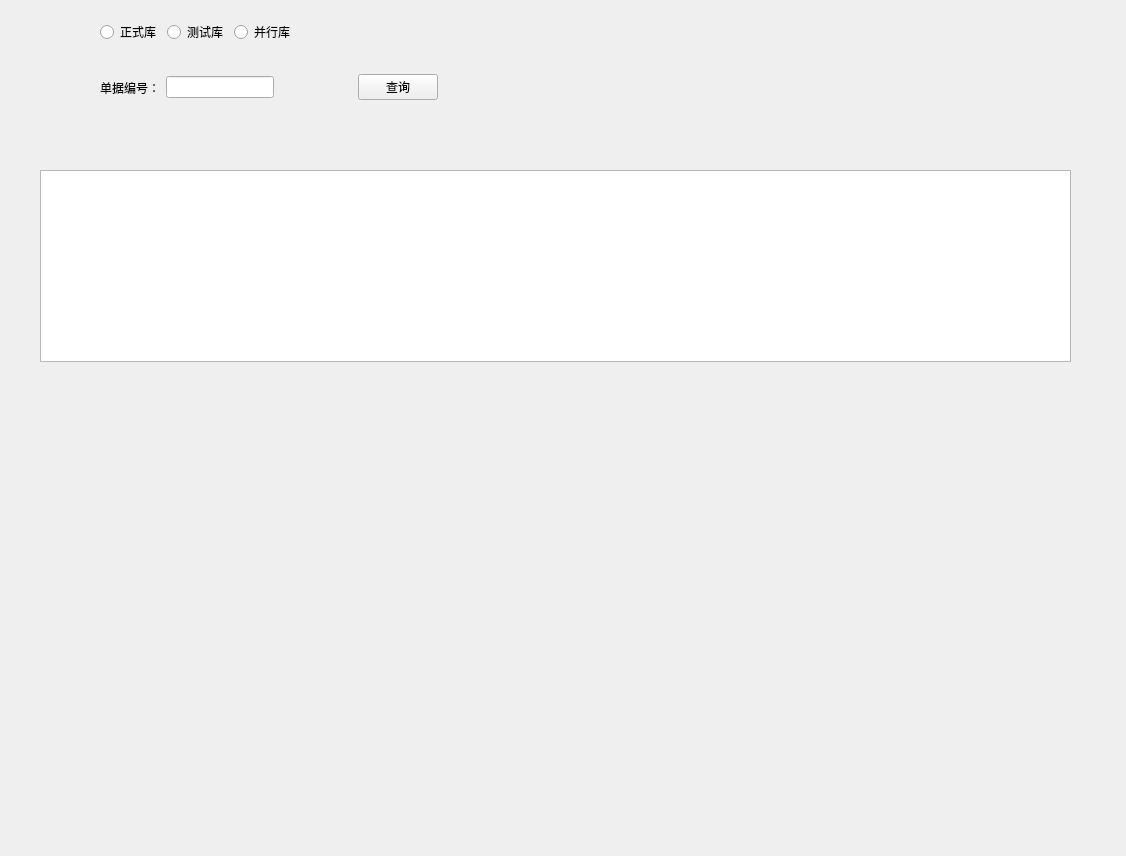
<?xml version="1.0" encoding="UTF-8"?>
<ui version="4.0">
 <class>Form</class>
 <widget class="QWidget" name="Form">
  <property name="geometry">
   <rect>
    <x>0</x>
    <y>0</y>
    <width>1126</width>
    <height>856</height>
   </rect>
  </property>
  <property name="windowTitle">
   <string>Form</string>
  </property>
  <widget class="QTableWidget" name="tableWidget">
   <property name="geometry">
    <rect>
     <x>40</x>
     <y>170</y>
     <width>1031</width>
     <height>192</height>
    </rect>
   </property>
  </widget>
  <widget class="QWidget" name="formLayoutWidget">
   <property name="geometry">
    <rect>
     <x>100</x>
     <y>20</y>
     <width>831</width>
     <height>121</height>
    </rect>
   </property>
   <layout class="QFormLayout" name="formLayout">
    <item row="0" column="0">
     <layout class="QHBoxLayout" name="horizontalLayout_2">
      <item>
       <widget class="QRadioButton" name="radioButton_3">
        <property name="text">
         <string>正式库</string>
        </property>
       </widget>
      </item>
      <item>
       <widget class="QRadioButton" name="radioButton_2">
        <property name="text">
         <string>测试库</string>
        </property>
       </widget>
      </item>
      <item>
       <widget class="QRadioButton" name="radioButton">
        <property name="text">
         <string>并行库</string>
        </property>
       </widget>
      </item>
     </layout>
    </item>
    <item row="1" column="0">
     <layout class="QHBoxLayout" name="horizontalLayout">
      <item>
       <widget class="QLabel" name="label">
        <property name="text">
         <string>单据编号：</string>
        </property>
       </widget>
      </item>
      <item>
       <widget class="QLineEdit" name="lineEdit"/>
      </item>
      <item>
       <spacer name="horizontalSpacer">
        <property name="orientation">
         <enum>Qt::Horizontal</enum>
        </property>
        <property name="sizeHint" stdset="0">
         <size>
          <width>78</width>
          <height>75</height>
         </size>
        </property>
       </spacer>
      </item>
      <item>
       <widget class="QPushButton" name="pushButton_3">
        <property name="text">
         <string>查询</string>
        </property>
       </widget>
      </item>
     </layout>
    </item>
   </layout>
  </widget>
 </widget>
 <resources/>
 <connections/>
</ui>
